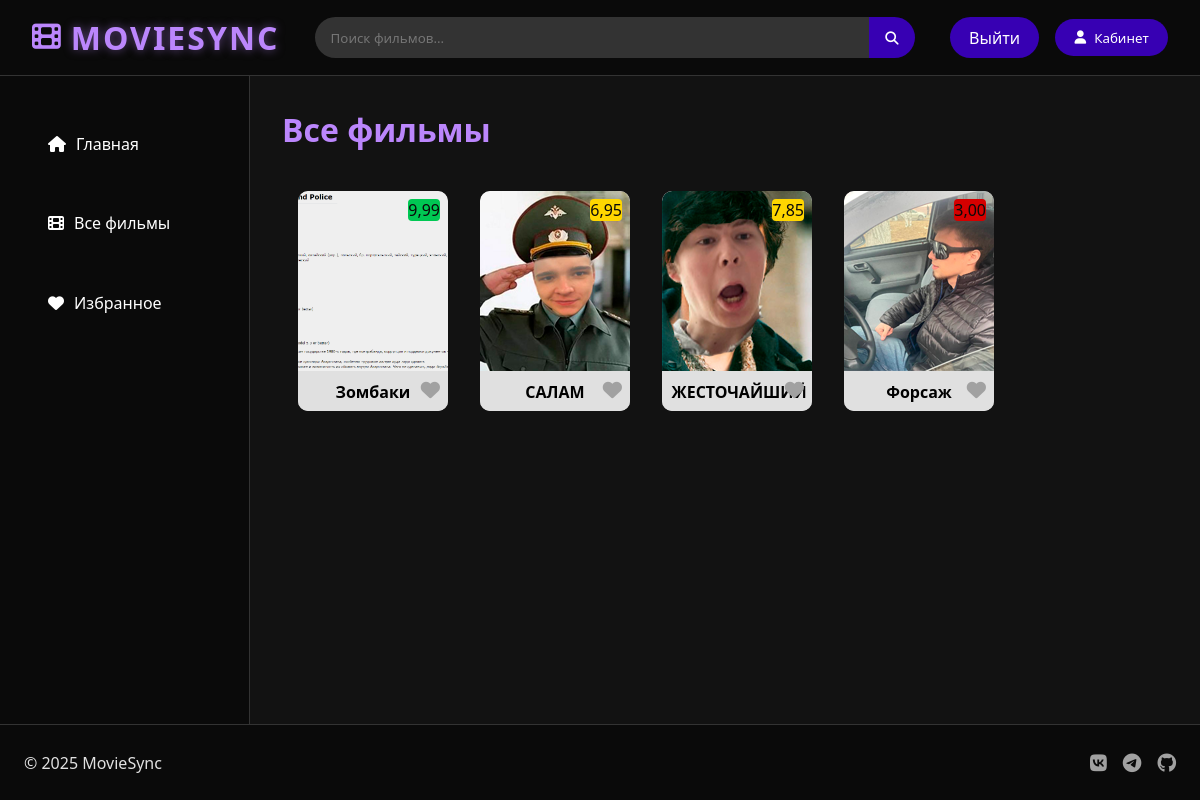
/AllFilms/ (signed in), run on an earlier commit of the app's database.
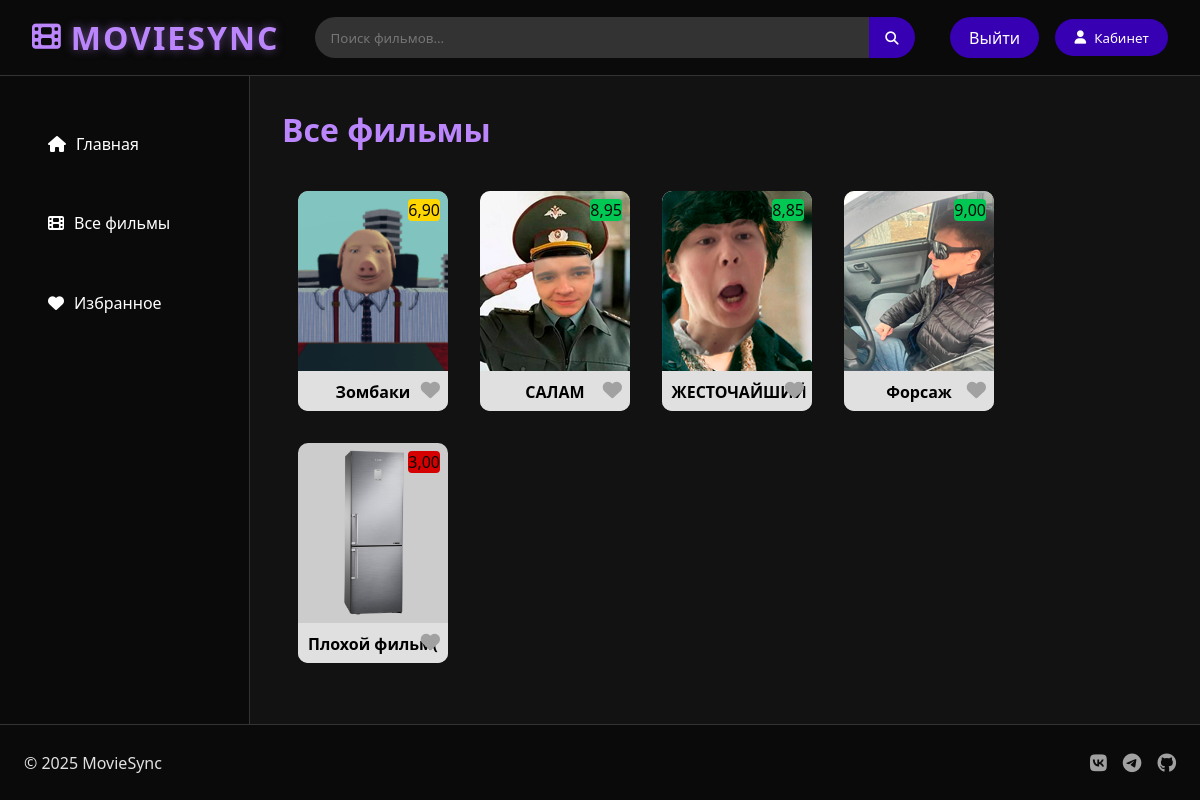
And on a later commit of the database.
### main/models.py (models this page shows, shortened)
class Films(models.Model):
    title = models.CharField('Название фильма',max_length=150)
    description = models.CharField('Описание фильма', max_length=350)
    picture = models.ImageField(upload_to='')
    genres = models.ManyToManyField(Genre, related_name='films', blank=True)
    favorites = models.ManyToManyField(User, related_name='favorite_films', blank=True)
    rating = models.DecimalField(
        max_digits=4,
        decimal_places=2,
        null=True,
        blank=True,
        validators=[
            MinValueValidator(0.0),
            MaxValueValidator(10.0)
        ]
    )
    video_url = models.CharField('Ссылка на видео или файл', max_length=255, blank=True)
    class Meta:
        verbose_name = 'Фильм'
        verbose_name_plural = 'Фильмы'

### main/views.py (the view)
# urls.py: path('AllFilms/', views.all_films, name='all_films'),
@login_required(login_url="accounts:login")
def all_films(request):
    films = Films.objects.all()
    return render(request, 'main/AllFilms.html', {'films': films})

### main/templates/main/AllFilms.html (shortened to what this page needs)
{% load static %}
<!DOCTYPE html>
<html lang="ru">
<head>
    <link rel="stylesheet" href="../../static/main/css/CSSFile.css">
    <link rel="stylesheet" href="https://cdnjs.cloudflare.com/ajax/libs/font-awesome/6.4.0/css/all.min.css">
</head>
<body>
<header class="header">
    <a href="{% url 'main_screen' %}" class="logo">
        <i class="fas fa-film"></i>
        <span class="logo-text">MOVIESYNC</span>
    </a>
     <div class="search-bar">
        <input type="text" placeholder="Поиск фильмов..." id="searchInput">
        <button id="searchButton"><i class="fas fa-search"></i></button>
    </div>
    <div class="user-actions">
        <a href="{% url 'accounts:logout' %}" class="btn btn-profile hidden">
            Выйти
        </a>
        <a href="{% url 'profile' user.id %}">
            <button class="btn btn-profile hidden"><i class="fas fa-user"></i> Кабинет</button>
        </a>
    </div>
</header>
<div class="main-container">
    <aside class="sidebar">
        <nav>
            <ul>
                <li class="active">
                    <a href="{% url 'main_screen' %}">
                        <i class="fas fa-home"></i> Главная
                    </a>
                </li>
                <li>
                    <a href="{% url 'all_films' %}">
                        <i class="fas fa-film"></i> Все фильмы
                    </a>
                </li>
                <li>
                    <a href="{% url 'favorite' %}">
                        <i class="fas fa-heart"></i> Избранное
                    </a>
                </li>
            </ul>
        </nav>
    </aside>
    <main class="content">
        <h1>Все фильмы</h1>
        {% if films %}
        <div class="movie-grid">
            {% for film in films %}
            <a href="{% url 'film_detail' film.id %}" class="movie-thumbnail">
                <div class="thumbnail-poster">
                    <img src = "{{film.picture.url}}" alt="Картинка">
                </div>
                <div class="movie-title-small" style = "color: black;  "><h4>{{ film.title }}</h4></div>
                {% if film.rating >= 8.0 %}
                                <div class="rating-indicator green">{{ film.rating }}</div>
                            {% elif film.rating >= 5.0 %}
                                <div class="rating-indicator yellow">{{ film.rating }}</div>
                            {% else %}
                                <div class="rating-indicator red">{{ film.rating }}</div>
                            {% endif %}
                <button class="favorite-btn-no-style" onclick="showAuthWarning(event)">
                    <i class="fas fa-heart"></i>
                </button>
            </a>
            {% endfor %}
        </div>
        {% else %}
        <p>У вас нет записей</p>
        {% endif %}
    </main>
</div>
<footer class="footer">
    <div class="footer-content">
        <p>© 2025 MovieSync</p>
        <div class="social-links">
            <a href="#"><i class="fab fa-vk"></i></a>
            <a href="#"><i class="fab fa-telegram"></i></a>
            <a href="https://github.com/S-SwarB-B/MovieSync"><i class="fab fa-github"></i></a>
        </div>
    </div>
</footer>
</body>

### main/static/main/css/CSSFile.css (style rules this page uses)
a { text-decoration: none; }
:root { --dark-bg: #121212; --darker-bg: #0a0a0a; --primary: #BB86FC; --primary-dark: #3700B3; --secondary: #03DAC6; --text: #e1e1e1; --text-secondary: #a1a1a1; }
html { overflow-y: scroll; }
* { margin: 0; padding: 0; box-sizing: border-box; font-family: 'Segoe UI', Tahoma, Geneva, Verdana, sans-serif; }
body { background-color: var(--dark-bg); color: var(--text); min-height: 100vh; display: flex; flex-direction: column; }
.header { background-color: var(--darker-bg); padding: 1rem 2rem; display: flex; align-items: center; justify-content: space-between; border-bottom: 1px solid #333; }
.logo { display: flex; align-items: center; gap: 10px; font-size: 1.5rem; color: var(--primary); text-decoration: none; }
.logo i { font-size: 1.8rem; }
.search-bar { display: flex; flex-grow: 1; max-width: 600px; margin: 0 2rem; }
.search-bar input { width: 100%; padding: 0.7rem 1rem; border-radius: 25px 0 0 25px; border: none; background-color: #333; color: var(--text); }
.search-bar button { padding: 0 1rem; border-radius: 0 25px 25px 0; border: none; background-color: var(--primary-dark); color: white; cursor: pointer; }
.user-actions { display: flex; gap: 1rem; align-items: center; }
.btn { padding: 0.6rem 1.2rem; border-radius: 25px; cursor: pointer; font-weight: 500; transition: all 0.3s ease; }
.main-container { display: flex; flex: 1; }
.sidebar { width: 250px; background-color: var(--darker-bg); padding: 2rem 1rem; border-right: 1px solid #333; }
.sidebar ul { list-style: none; }
.sidebar li { padding: 0.8rem 1rem; margin-bottom: 0.5rem; border-radius: 8px; cursor: pointer; display: flex; align-items: center; gap: 10px; transition: all 0.3s ease; }
.sidebar a { display: flex; align-items: center; gap: 10px; padding: 12px 16px; color: white; text-decoration: none; border-radius: 10px; }
.content { flex: 1; padding: 2rem; }
.content h1 { margin-bottom: 1.5rem; color: var(--primary); }
.movie-grid { display: grid; grid-template-columns: repeat(auto-fill, minmax(200px, 1fr)); gap: 1.5rem; }
.footer { background-color: var(--darker-bg); padding: 1.5rem; border-top: 1px solid #333; }
.footer-content { display: flex; justify-content: space-between; align-items: center; max-width: 1200px; margin: 0 auto; }
.social-links { display: flex; gap: 1rem; }
.social-links a { color: var(--text-secondary); font-size: 1.2rem; transition: color 0.3s ease; }
.logo-text { font-size: 2rem; font-weight: 700; letter-spacing: 2px; color: var(--primary); text-shadow: 0 0 10px rgba(187, 134, 252, 0.5); }
.btn-profile { background-color: var(--primary-dark); color: white; padding: 0.6rem 1.2rem; border-radius: 25px; border: none; cursor: pointer; display: flex; align-items: center; gap: 8px; }
.movie-grid { display: flex; gap: 2rem; flex-wrap: wrap; padding: 1rem; }
.movie-thumbnail { position: relative; width: 150px; height: 220px; background-color: #ccc; border-radius: 10px; overflow: hidden; text-decoration: none; color: var(--text); transition: transform 0.2s ease; }
.thumbnail-poster { overflow: hidden; border-top-left-radius: 10px; border-top-right-radius: 10px; }
.thumbnail-poster img { width: 150px; height: 180px; object-fit: cover; display: block; }
.movie-title-small { background-color: #e0e0e0; padding: 0.6rem; text-align: center; font-size: 1rem; font-weight: bold; color: #333; }
.rating-indicator { position: absolute; color: #0a0a0a; top: 8px; right: 8px; border-radius: 4px; }
.rating-indicator.green { background-color: #00c853; }
.rating-indicator.yellow { background-color: #ffd600; }
.rating-indicator.red { background-color: #d50000; }
.favorite-btn-no-style { position: absolute; bottom: 8px; right: 8px; background: none; border: none; color: var(--text-secondary); font-size: 1.2rem; cursor: pointer; }

What changed in the data, as far as the page shows it:
changed Films "Зомбаки": picture: a different picture; rating "9,99" → "6,90"
changed Films "САЛАМ": rating "6,95" → "8,95"
changed Films "ЖЕСТОЧАЙШИЙ": rating "7,85" → "8,85"
changed Films "Форсаж": rating "3,00" → "9,00"
added Films: picture (picture), title "Плохой фильм(", rating "3,00"
